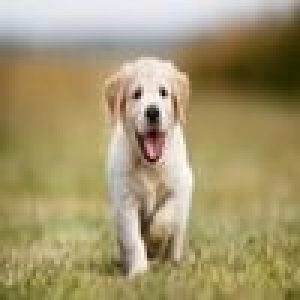
#> input picture Images/dog.jpeg, 100 x 100 px, found by its file name (shown 3 times larger)
$ python alpha_composition.py
#> lines starting #> are read from the running program, lines starting #| are printed output that depends on the picture
# IMPORTS
import numpy as np
import imageio.v2 as imageio

# CONSTANS
IMAGE_PATH = "ComputerArchitecture2.Project2/Images/dog.jpeg"
IMAGE_SAVE_PATH = "ComputerArchitecture2.Project2/Images/dog_processed.jpeg"
FILE_PATH_READ = "../TextFiles/readfile.txt"
IMAGE_SIZE_X = 100
IMAGE_SIZE_Y = 100

# AUXILIAR IMAGE FUNTIONS

"""
Description: function that receives the path of an image and creates a list of all the pixels in RGB
"""
def read_image(path: str) -> list:
    array: np.ndarray = np.array(imageio.imread(path), dtype='int').flatten().tolist()
#> array = 30000 items
    # [6 lines of commented-out code are left out]
    return array #list

"""
Description: function that receives a list of pixels in RGB and converts them into an image
it also saves it in the indicated path
"""
def save_image(path, list):
    matrix = []
    for y in range(IMAGE_SIZE_Y):
        temp_list = []
        for x in range(IMAGE_SIZE_X):
            temp_pix = []
            for pix in range(3):
                elem = y * IMAGE_SIZE_X * 3 + x * 3 + pix
                temp_pix.append(list[elem])
            temp_list.append(temp_pix)
        matrix.append(temp_list)

    return imageio.imwrite(path, np.array(matrix, dtype='uint8'))

"""
Desciption: function that saves the list on a file as a text given a path
This function is used for debugging
"""
def save_list_file(path, list):
    f = open(path, 'w')

    result = ""
    cont = 0
    for item in list:
        result += str(list[cont]) + " "
        if ((cont + 1) % IMAGE_SIZE_X == 0):
            result += "\n"
        cont += 1

    f.write(result)
    f.close()

# IMAGE ANALYSIS FUNCTIONS

"""
Description: shader function that creates the respective list with the shader effect
Inputs:
    R1, R0 -> bits that describe the red color in the shader
    G1, G0 -> bits that describe the green color in the shader
    B1, B0 -> bits that describe the blue color in the shader
    T1, T0 -> bits that describe the transparency of the received image

    type -> 0 corresponds to a vertical filter and 1 corresponds to the central vertical
        filter.
    list -> is the list of integers that represent the elements RGB pixels of the image

output:
    result -> is the list of integers that represent the elements of the RGB pixels of
        the shaded image
"""
def shader(R1, R0, G1, G0, B1, B0, T1, T0, type, list):

    # define basic variables
    red = 0
    green = 0
    blue = 0
    trans = 0

    # get red value
    if (R1 and R0):
        red = 255
    elif (R1):
        red = 191
    elif (R0):
        red = 63
    else:
        red = 0

    # get green value
    if (G1 and G0):
        green = 255
    elif (G1):
        green = 191
    elif (G0):
        green = 63
    else:
        green = 0

    # get blue value
    if (B1 and B0):
        blue = 255
    elif (B1):
        blue = 191
    elif (B0):
        blue = 63
    else:
        blue = 0

    # get transparency value
    if (T1 and T0):
        trans = 255
    elif (T1):
        trans = 191
    elif (T0):
        trans = 63
    else:
        trans = 0

    result = []

    # if the filter applied is the centered vertical shade
    if (type):
        red_p = 0
        green_p = 0
        blue_p = 0
        up = 1

        red_step = 1
        green_step = 1
        blue_step = 1

        for y in range(IMAGE_SIZE_Y):
            if (y >= IMAGE_SIZE_Y/2):
                up = 0
            if (up):
                if (red_p < red):
                    red_p += 2*red_step
                if (green_p < green):
                    green_p += 2*green_step
                if (blue_p < blue):
                    blue_p += 2*blue_step
            else:
                if (red_p > 0):
                    red_p -= 2*red_step
                if (green_p > 0):
                    green_p -= 2*green_step
                if (blue_p > 0):
                    blue_p -= 2*blue_step

            for x in range(0, IMAGE_SIZE_X, 2):
                elem = y * IMAGE_SIZE_X * 3 + x * 3
                reg_list = [list[elem], list[elem+1], list[elem+2], list[elem+3], list[elem+4], list[elem+5]]
                reg_col = [red_p, green_p, blue_p, red_p, green_p, blue_p]
                reg_list_res = [0, 0, 0, 0, 0, 0]

                for i in range(6):
                    reg_col[i]  = reg_col[i] * trans
                    reg_col[i]  = reg_col[i] // 255

                for i in range(6):
                    reg_list[i] = reg_list[i] * (255 - trans)
                    reg_list[i] = reg_list[i] // 255

                for i in range(6):
                    reg_list_res[i] = reg_col[i] + reg_list[i]

                result += reg_list_res

        return result

    # if the filter applied is vertical
    else:

        red_step = 1
        green_step = 1
        blue_step = 1

        result = []

        for y in range(IMAGE_SIZE_Y):
            for x in range(0, IMAGE_SIZE_X, 2):
                elem = y * IMAGE_SIZE_X * 3 + x * 3
                reg_list = [list[elem], list[elem+1], list[elem+2], list[elem+3], list[elem+4], list[elem+5]]
                reg_col = [red, green, blue, red, green, blue]
                reg_list_res = [0, 0, 0, 0, 0, 0]

                for i in range(6):
                    reg_col[i]  = reg_col[i] * trans
                    reg_col[i]  = reg_col[i] // 255

                for i in range(6):
                    reg_list[i] = reg_list[i] * (255 - trans)
                    reg_list[i] = reg_list[i] // 255

                for i in range(6):
                    reg_list_res[i] = reg_col[i] + reg_list[i]

                result += reg_list_res

            if (red > 2):
                red -= 2*red_step
            if (green > 2):
                green -= 2*green_step
            if (blue > 2):
                blue -= 2*blue_step

        return result


# MAIN PROGRAM
image_list = read_image(IMAGE_PATH)
#> image_list = 30000 items
image_vertical = shader(1, 0, 0, 1, 1, 1, 1, 0, 0, image_list)
#> after the loop in shader, `for y in range(IMAGE_SIZE_Y):`: blue = 55; green = 1; result = 30000 items
#> image_vertical = 30000 items
save_image(IMAGE_SAVE_PATH, image_vertical)
#> after the loop in save_image, `for y in range(IMAGE_SIZE_Y):`: matrix = 100 items
#> in save_image, `return imageio.imwrite(path, np.array(matrix, dtype='uint8'))`:
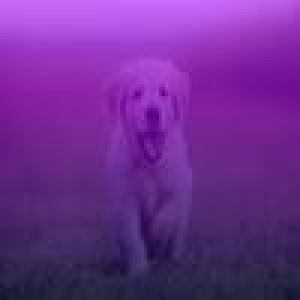
#> saved as dog_processed.jpeg: shape (100, 100, 3) (shown 3 times larger); mean R, G, B 109.3, 44.9, 143.8

$ run again, with Images/100x100-jpg.jpg copied over Images/dog.jpeg
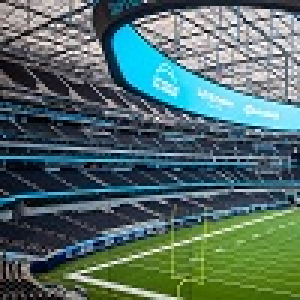
#> input picture Images/100x100-jpg.jpg, 100 x 100 px, found by its file name (shown 3 times larger)
#> array = 30000 items
#> after the loop in shader, `for y in range(IMAGE_SIZE_Y):`: blue = 55; green = 1; result = 30000 items
#> after the loop in save_image, `for y in range(IMAGE_SIZE_Y):`: matrix = 100 items
#> in save_image, `return imageio.imwrite(path, np.array(matrix, dtype='uint8'))`:
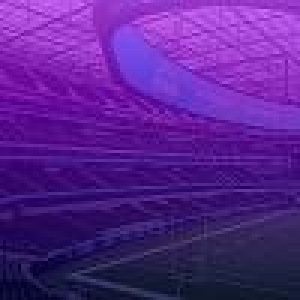
#> saved as dog_processed.jpeg: shape (100, 100, 3) (shown 3 times larger); mean R, G, B 88.9, 34.1, 142
